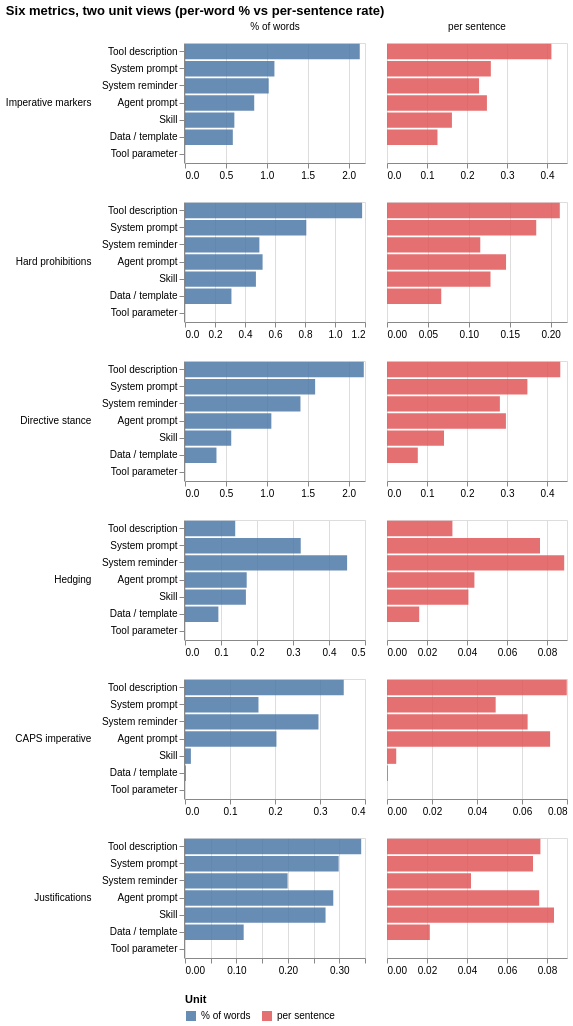

Write notebook code for a chart like this one.
### Markdown cell above
### Per-word vs per-sentence comparison

Every density metric is now reported in two units. The chart below puts them side-by-side for the most informative metrics, so you can see how the two views differ.

**Why both units exist**:
- `% of words` (the `pct` column) is normalized by document length — answers "what fraction of this file's prose is this feature?". Best for comparing across files of different sizes.
- `per sentence` (the `per_sent` column) is normalized by sentence count — answers "how often per sentence does this feature appear?". Best for comparing across files where typical sentence length differs.

A category with **long, dense sentences** (e.g. *Tool description* at ~40 tokens/sentence) will have similar `pct` to a category with shorter sentences but a **higher `per_sent`** — because each sentence packs in more matches. A category with **short sentences** (e.g. *System reminder* at ~32 tokens/sentence) sits closer between the two views.

Use the legend to toggle one unit on/off and compare the same metric under both normalizations.

### Code cell


### Figure 1 — Vega-Lite specification as saved in the notebook (floating-point values rounded to 4 significant figures)
{"config": {"view": {"continuousWidth": 300, "continuousHeight": 300}}, "data": {"name": "data-2ff3c601df7eb95d4cb35c5361f744ad"}, "mark": {"type": "bar"}, "encoding": {"color": {"field": "unit", "legend": {"orient": "bottom", "title": "Unit"}, "scale": {"range": ["#4e79a7", "#e15759"]}, "type": "nominal"}, "column": {"field": "unit", "sort": ["% of words", "per sentence"], "title": null, "type": "nominal"}, "opacity": {"condition": {"param": "param_0c8ab8decf7cd116", "value": 0.85}, "value": 0.15}, "row": {"field": "metric", "header": {"labelAlign": "left", "labelAngle": 0}, "sort": ["Imperative markers", "Hard prohibitions", "Directive stance", "Hedging", "CAPS imperative", "Justifications"], "title": null, "type": "nominal"}, "tooltip": [{"field": "category", "type": "nominal"}, {"field": "metric", "type": "nominal"}, {"field": "unit", "type": "nominal"}, {"field": "value", "format": ".3f", "type": "quantitative"}], "x": {"field": "value", "title": null, "type": "quantitative"}, "y": {"field": "category", "sort": "-x", "title": null, "type": "nominal"}}, "height": 120, "params": [{"name": "param_0c8ab8decf7cd116", "select": {"type": "point", "fields": ["unit"]}, "bind": "legend"}], "resolve": {"scale": {"x": "independent"}}, "title": "Six metrics, two unit views (per-word % vs per-sentence rate)", "width": 180, "$schema": "https://vega.github.io/schema/vega-lite/v6.4.1.json", "datasets": {"data-2ff3c601df7eb95d4cb35c5361f744ad": [{"category": "Agent prompt", "metric": "Imperative markers", "unit": "% of words", "value": 0.846}, {"category": "Agent prompt", "metric": "Imperative markers", "unit": "per sentence", "value": 0.2498}, {"category": "Agent prompt", "metric": "Hard prohibitions", "unit": "% of words", "value": 0.5173}, {"category": "Agent prompt", "metric": "Hard prohibitions", "unit": "per sentence", "value": 0.1455}, {"category": "Agent prompt", "metric": "Directive stance", "unit": "% of words", "value": 1.055}, {"category": "Agent prompt", "metric": "Directive stance", "unit": "per sentence", "value": 0.2973}, {"category": "Agent prompt", "metric": "Hedging", "unit": "% of words", "value": 0.1714}, {"category": "Agent prompt", "metric": "Hedging", "unit": "per sentence", "value": 0.0437}, {"category": "Agent prompt", "metric": "CAPS imperative", "unit": "% of words", "value": 0.2032}, {"category": "Agent prompt", "metric": "CAPS imperative", "unit": "per sentence", "value": 0.0725}, {"category": "Agent prompt", "metric": "Justifications", "unit": "% of words", "value": 0.2883}, {"category": "Agent prompt", "metric": "Justifications", "unit": "per sentence", "value": 0.0761}, {"category": "Data / template", "metric": "Imperative markers", "unit": "% of words", "value": 0.5845}, {"category": "Data / template", "metric": "Imperative markers", "unit": "per sentence", "value": 0.1262}, {"category": "Data / template", "metric": "Hard prohibitions", "unit": "% of words", "value": 0.3096}, {"category": "Data / template", "metric": "Hard prohibitions", "unit": "per sentence", "value": 0.0663}, {"category": "Data / template", "metric": "Directive stance", "unit": "% of words", "value": 0.3847}, {"category": "Data / template", "metric": "Directive stance", "unit": "per sentence", "value": 0.077}, {"category": "Data / template", "metric": "Hedging", "unit": "% of words", "value": 0.0927}, {"category": "Data / template", "metric": "Hedging", "unit": "per sentence", "value": 0.0161}, {"category": "Data / template", "metric": "CAPS imperative", "unit": "% of words", "value": 0.0019}, {"category": "Data / template", "metric": "CAPS imperative", "unit": "per sentence", "value": 0.0004}, {"category": "Data / template", "metric": "Justifications", "unit": "% of words", "value": 0.1141}, {"category": "Data / template", "metric": "Justifications", "unit": "per sentence", "value": 0.0214}, {"category": "Skill", "metric": "Imperative markers", "unit": "% of words", "value": 0.6032}, {"category": "Skill", "metric": "Imperative markers", "unit": "per sentence", "value": 0.1623}, {"category": "Skill", "metric": "Hard prohibitions", "unit": "% of words", "value": 0.4729}, {"category": "Skill", "metric": "Hard prohibitions", "unit": "per sentence", "value": 0.1265}, {"category": "Skill", "metric": "Directive stance", "unit": "% of words", "value": 0.565}, {"category": "Skill", "metric": "Directive stance", "unit": "per sentence", "value": 0.1425}, {"category": "Skill", "metric": "Hedging", "unit": "% of words", "value": 0.1692}, {"category": "Skill", "metric": "Hedging", "unit": "per sentence", "value": 0.0407}, {"category": "Skill", "metric": "CAPS imperative", "unit": "% of words", "value": 0.0131}, {"category": "Skill", "metric": "CAPS imperative", "unit": "per sentence", "value": 0.0041}, {"category": "Skill", "metric": "Justifications", "unit": "% of words", "value": 0.2733}, {"category": "Skill", "metric": "Justifications", "unit": "per sentence", "value": 0.0835}, {"category": "System prompt", "metric": "Imperative markers", "unit": "% of words", "value": 1.093}, {"category": "System prompt", "metric": "Imperative markers", "unit": "per sentence", "value": 0.2596}, {"category": "System prompt", "metric": "Hard prohibitions", "unit": "% of words", "value": 0.8087}, {"category": "System prompt", "metric": "Hard prohibitions", "unit": "per sentence", "value": 0.1824}, {"category": "System prompt", "metric": "Directive stance", "unit": "% of words", "value": 1.591}, {"category": "System prompt", "metric": "Directive stance", "unit": "per sentence", "value": 0.351}, {"category": "System prompt", "metric": "Hedging", "unit": "% of words", "value": 0.3215}, {"category": "System prompt", "metric": "Hedging", "unit": "per sentence", "value": 0.0765}, {"category": "System prompt", "metric": "CAPS imperative", "unit": "% of words", "value": 0.1633}, {"category": "System prompt", "metric": "CAPS imperative", "unit": "per sentence", "value": 0.0483}, {"category": "System prompt", "metric": "Justifications", "unit": "% of words", "value": 0.2988}, {"category": "System prompt", "metric": "Justifications", "unit": "per sentence", "value": 0.073}, {"category": "System reminder", "metric": "Imperative markers", "unit": "% of words", "value": 1.023}, {"category": "System reminder", "metric": "Imperative markers", "unit": "per sentence", "value": 0.2302}, {"category": "System reminder", "metric": "Hard prohibitions", "unit": "% of words", "value": 0.4959}, {"category": "System reminder", "metric": "Hard prohibitions", "unit": "per sentence", "value": 0.114}, {"category": "System reminder", "metric": "Directive stance", "unit": "% of words", "value": 1.411}, {"category": "System reminder", "metric": "Directive stance", "unit": "per sentence", "value": 0.2822}, {"category": "System reminder", "metric": "Hedging", "unit": "% of words", "value": 0.4503}, {"category": "System reminder", "metric": "Hedging", "unit": "per sentence", "value": 0.0886}, {"category": "System reminder", "metric": "CAPS imperative", "unit": "% of words", "value": 0.2966}, {"category": "System reminder", "metric": "CAPS imperative", "unit": "per sentence", "value": 0.0625}, {"category": "System reminder", "metric": "Justifications", "unit": "% of words", "value": 0.1995}, {"category": "System reminder", "metric": "Justifications", "unit": "per sentence", "value": 0.042}, {"category": "Tool description", "metric": "Imperative markers", "unit": "% of words", "value": 2.136}, {"category": "Tool description", "metric": "Imperative markers", "unit": "per sentence", "value": 0.411}, {"category": "Tool description", "metric": "Hard prohibitions", "unit": "% of words", "value": 1.181}, {"category": "Tool description", "metric": "Hard prohibitions", "unit": "per sentence", "value": 0.2112}, {"category": "Tool description", "metric": "Directive stance", "unit": "% of words", "value": 2.185}, {"category": "Tool description", "metric": "Directive stance", "unit": "per sentence", "value": 0.4332}, {"category": "Tool description", "metric": "Hedging", "unit": "% of words", "value": 0.1395}, {"category": "Tool description", "metric": "Hedging", "unit": "per sentence", "value": 0.0327}, {"category": "Tool description", "metric": "CAPS imperative", "unit": "% of words", "value": 0.3528}, {"category": "Tool description", "metric": "CAPS imperative", "unit": "per sentence", "value": 0.0799}, {"category": "Tool description", "metric": "Justifications", "unit": "% of words", "value": 0.3426}, {"category": "Tool description", "metric": "Justifications", "unit": "per sentence", "value": 0.0767}, {"category": "Tool parameter", "metric": "Imperative markers", "unit": "% of words", "value": 0.0}, {"category": "Tool parameter", "metric": "Imperative markers", "unit": "per sentence", "value": 0.0}, {"category": "Tool parameter", "metric": "Hard prohibitions", "unit": "% of words", "value": 0.0}, {"category": "Tool parameter", "metric": "Hard prohibitions", "unit": "per sentence", "value": 0.0}, {"category": "Tool parameter", "metric": "Directive stance", "unit": "% of words", "value": 0.0}, {"category": "Tool parameter", "metric": "Directive stance", "unit": "per sentence", "value": 0.0}, {"category": "Tool parameter", "metric": "Hedging", "unit": "% of words", "value": 0.0}, {"category": "Tool parameter", "metric": "Hedging", "unit": "per sentence", "value": 0.0}, {"category": "Tool parameter", "metric": "CAPS imperative", "unit": "% of words", "value": 0.0}, {"category": "Tool parameter", "metric": "CAPS imperative", "unit": "per sentence", "value": 0.0}, {"category": "Tool parameter", "metric": "Justifications", "unit": "% of words", "value": 0.0}, {"category": "Tool parameter", "metric": "Justifications", "unit": "per sentence", "value": 0.0}]}}
